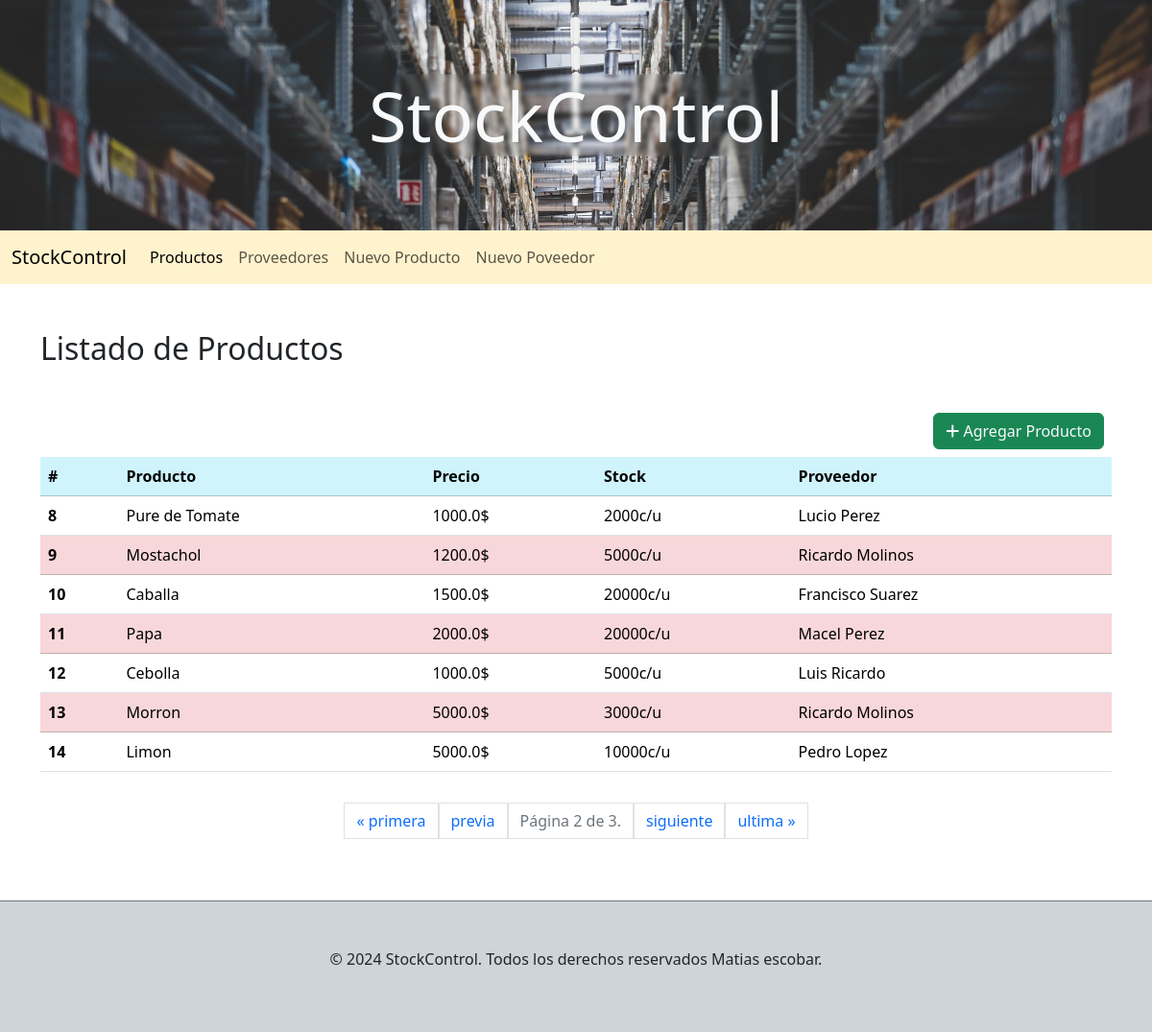
Screenshot of /?page=2 with the database file from the repository.
### compra/models.py (models this page shows, shortened)
class Producto(models.Model):
    nombre = models.CharField(max_length=100)
    precio = models.FloatField()
    stock_actual = models.IntegerField()
    proveedor = models.ForeignKey(Proveedor, on_delete=models.CASCADE, related_name='proveedor')
    class Meta:
        ordering = ['id']

class Proveedor(models.Model):
    nombre = models.CharField(max_length=100)
    apellido = models.CharField(max_length=100)
    dni = models.IntegerField()
    def __str__(self):
        return self.nombre + ' ' + self.apellido
    class Meta:
        ordering = ['id']

### compra/views.py (the view)
# urls.py: path('', productos, name='productos'),
def productos(request):
    productos = Producto.objects.all()
    paginacion = Paginator(productos, 7)
    page_number = request.GET.get("page")
    page_obj = paginacion.get_page(page_number)
    return render(request, 'compra/index.html', {'page_obj': page_obj})

### compra/templates/compra/index.html (shortened to what this page needs)
{% extends 'base/base.html'%}
{% block content %}
<main class="container">
    <section class="mb-5 mt-5">
        <h2 class="mb-5">Listado de Productos</h2>
        {% if not page_obj%}
            <p class="p-5 text-center fw-bold ">No hay productos que mostrar!!!...</p>
        {%else%}
        <div class="d-flex justify-content-end">
            <a class="text-light mb-2 btn btn-success me-2" href="{% url 'compra:alta_producto' %}"><i class="fa-solid fa-plus"></i> Agregar Producto</a>
        </div>
        <div>
            <table class="table">
              <thead class="table-info">
                <tr>
                  <th scope="col">#</th>
                  <th scope="col">Producto</th>
                  <th scope="col">Precio</th>
                  <th scope="col">Stock</th>
                  <th scope="col">Proveedor</th>
                </tr>
              </thead>
              <tbody>
                {% for producto in page_obj %}
                <tr class="{% if forloop.counter|divisibleby:2 %} table-danger {% endif %}">
                  <th scope="row">{{producto.id}}</th>
                  <td>{{producto.nombre}}</td>
                  <td>{{producto.precio}}$</td>
                  <td>{{producto.stock_actual}}c/u</td>
                  <td>{{producto.proveedor}}</td>
                </tr>
                {% endfor %}
              </tbody>
            </table>
            <div class="p-3 d-flex justify-content-center">
                <span class="pagination step-links">
                    {% if page_obj.has_previous %}
                        <a class="page-link" href="?page=1">&laquo; primera</a>
                        <a class="page-link" href="?page={{ page_obj.previous_page_number }}">previa</a>
                    {% endif %}
                    <span class="text-secondary page-link current">
                        Página {{ page_obj.number }} de {{ page_obj.paginator.num_pages }}.
                    </span>
                    {% if page_obj.has_next %}
                        <a class="page-link"  href="?page={{ page_obj.next_page_number }}">siguiente</a>
                        <a class="page-link"  href="?page={{ page_obj.paginator.num_pages }}">ultima &raquo;</a>
                    {% endif %}
                </span>
            </div>
        </div>
        {%endif%}
    </section>
</main>
{% endblock %}

### static/css/styles.css (style rules this page uses)
html { box-sizing: border-box; height: 100%; }
*, *:before, *:after { box-sizing: inherit; }

### rows the page displays
Producto: id "8", nombre "Pure de Tomate", precio "1000.0", stock_actual "2000", proveedor "Lucio Perez"
Producto: id "9", nombre "Mostachol", precio "1200.0", stock_actual "5000", proveedor "Ricardo Molinos"
Producto: id "10", nombre "Caballa", precio "1500.0", stock_actual "20000", proveedor "Francisco Suarez"
Producto: id "11", nombre "Papa", precio "2000.0", stock_actual "20000", proveedor "Macel Perez"
Producto: id "12", nombre "Cebolla", precio "1000.0", stock_actual "5000", proveedor "Luis Ricardo"
Producto: id "13", nombre "Morron", precio "5000.0", stock_actual "3000", proveedor "Ricardo Molinos"
Producto: id "14", nombre "Limon", precio "5000.0", stock_actual "10000", proveedor "Pedro Lopez"

### other values shown
{{ page_obj.number }} "2"
{{ page_obj.paginator.num_pages }} "3"
